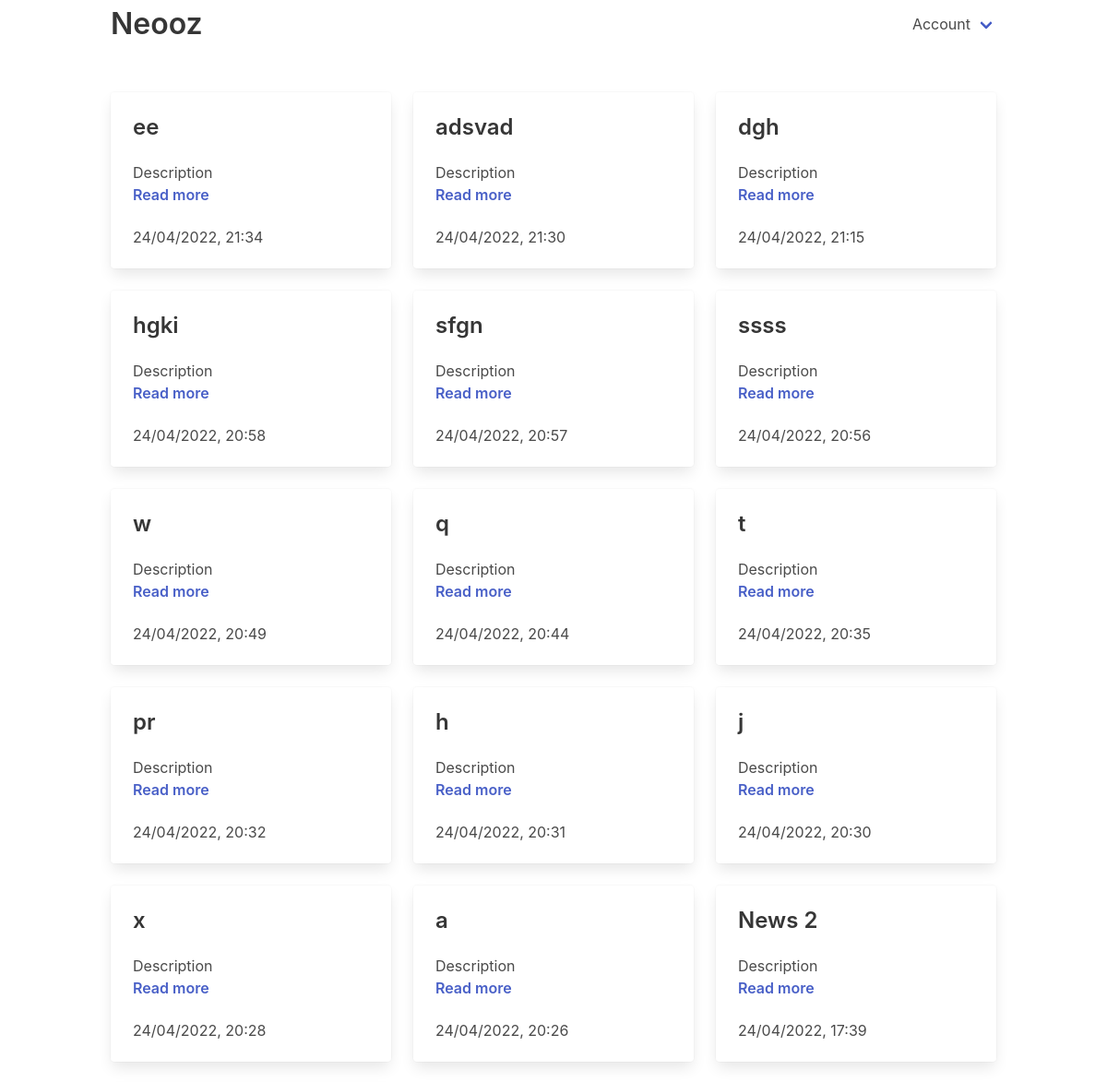
The app's page / (upper part), older data.
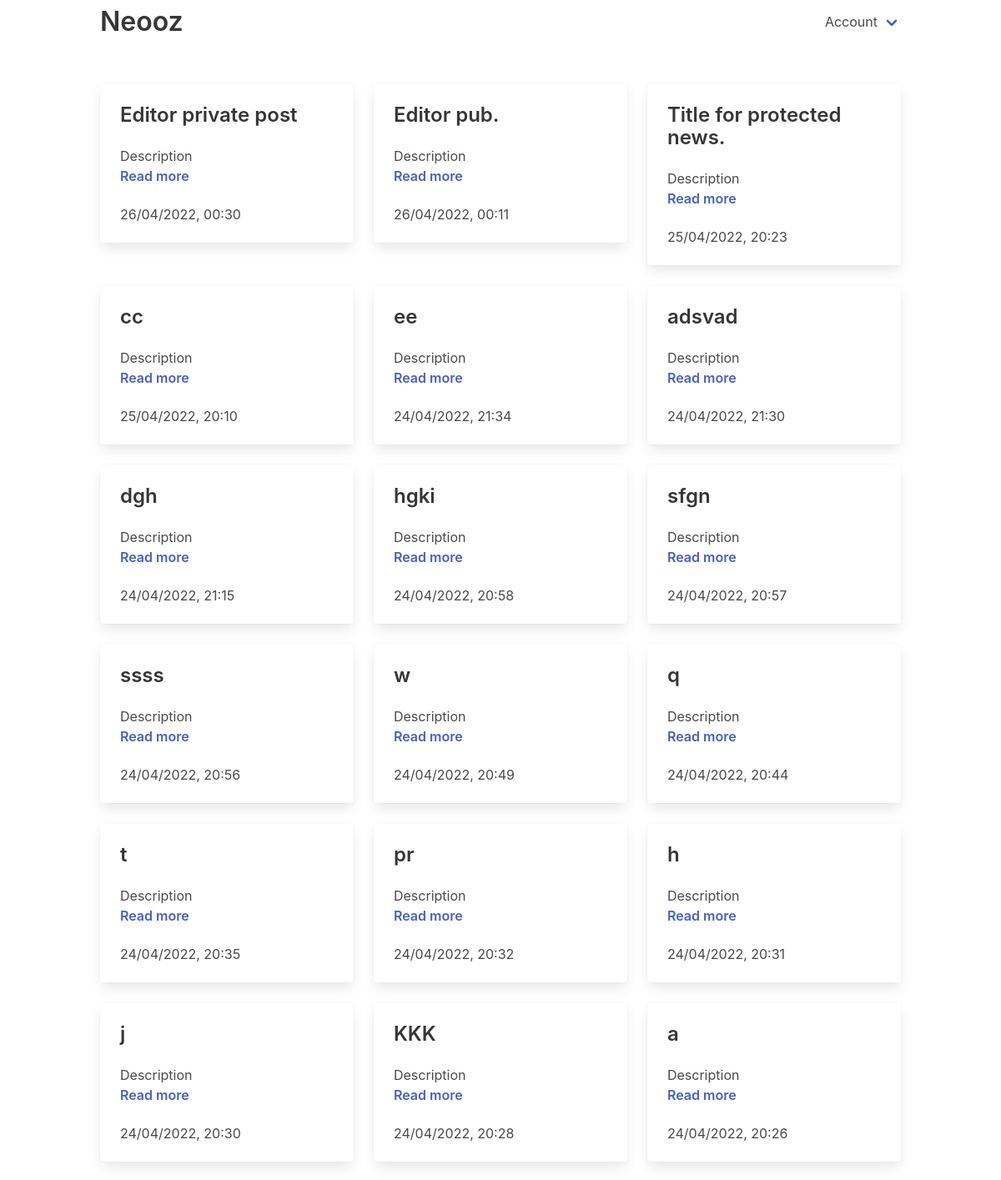
The same page, newer data.
### news/models.py (models this page shows)
class News(models.Model):
    author = models.ForeignKey(User, on_delete=models.CASCADE )
    title = models.CharField(max_length=255)
    slug = models.SlugField()
    description = models.TextField()
    body = models.TextField()
    image = models.ImageField(upload_to='uploads/', blank=True, null=True)
    date_added = models.DateTimeField(auto_now_add=True)
    protected = models.BooleanField(default=False)
    password = models.CharField(blank=True, null=True, max_length=40)
    private = models.BooleanField(default=False)
    class Meta:
        ordering = ['-date_added']
        verbose_name_plural = 'News'

### core/views.py (the view)
# urls.py: path('', frontpage, name='frontpage'),
def frontpage(request):
    if request.user.is_authenticated:
        news = News.objects.all()
        return render(request, 'core/frontpage.html', {'news': news})
    else:
        news = News.objects.filter(private=False)
        for n in news:
            if n.protected:
                n.description = "Accessible for guests via password."
        return render(request, 'core/frontpage.html', {'news': news})

### core/templates/core/frontpage.html (shortened to what this page needs)
{% extends 'core/base.html' %}
{% block content %}
  <div id="app" class="row columns is-multiline">
    {% for one_news in news %}
      <div class="column is-4">
          <div class="card large">
              <div class="card-content">
                  <p class="title is-4 no-padding">{{ one_news.title  }}</p>
                  <div class="content">
                      {{ one_news.description }}
                      <p>
                          <span class="title is-6">
                              <a href="{% url 'news_detail' one_news.slug %}"> Read more </a>
                          </span>
                      </p>
                  </div>
                  <div class="media">
                      <div class="media-content">
                          <p class="subtitle is-6">{{ one_news.date_added|date:'d/m/Y, H:i' }}</p>
                      </div>
                  </div>
              </div>
          </div>
      </div>
    {% empty %}
      <p> There are no news on this site.</p>
    {% endfor %}
  </div>
{% endblock %}

Row changes from the older to the newer data that the page shows:
no longer on this page (row unchanged): News: title "News 2", description "Description", date_added "24/04/2022, 17:39"
added News: title "Editor private post", description "Description", date_added "26/04/2022, 00:30"
added News: title "Editor pub.", description "Description", date_added "26/04/2022, 00:11"
added News: title "Title for protected news.", description "Description", date_added "25/04/2022, 20:23"
added News: title "cc", description "Description", date_added "25/04/2022, 20:10"
changed News: title "x" → "KKK"
